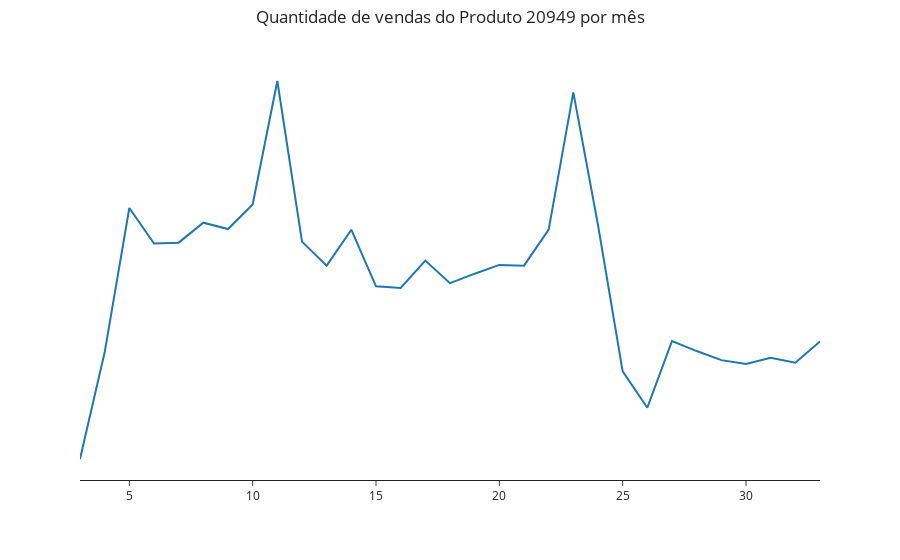

Notebook cell for this chart:
### Code cell
figura = pd.DataFrame(Item_20949.groupby('date_block_num')['item_cnt_day'].sum()).reset_index()
plot_line(figura,'date_block_num','item_cnt_day', 'Quantidade de vendas do Produto 20949 por mês')

### Figure 1 — Plotly figure (JSON) as saved in the notebook; plotly's stock layout.template omitted (floating-point values rounded to 4 significant figures)
{"data": [{"hovertemplate": "date_block_num=%{x}<br>item_cnt_day=%{y}<extra></extra>", "legendgroup": "", "line": {"color": "#1F77B4", "dash": "solid"}, "marker": {"symbol": "circle"}, "mode": "lines", "name": "", "orientation": "v", "showlegend": false, "type": "scatter", "x": [3, 4, 5, 6, 7, 8, 9, 10, 11, 12, 13, 14, 15, 16, 17, 18, 19, 20, 21, 22, 23, 24, 25, 26, 27, 28, 29, 30, 31, 32, 33], "xaxis": "x", "y": [255, 3727, 8424, 7269, 7296, 7945, 7738, 8537, 12557, 7329, 6547, 7717, 5875, 5822, 6712, 5976, 6286, 6571, 6547, 7721, 12185, 7869, 3109, 1924, 4097, 3768, 3473, 3347, 3551, 3390, 4078], "yaxis": "y"}], "layout": {"legend": {"tracegroupgap": 0}, "margin": {"t": 60}, "title": {"text": "Quantidade de vendas do Produto 20949 por mês", "x": 0.5, "y": 0.98}, "xaxis": {"anchor": "y", "domain": [0, 1], "title": {"text": ""}, "zeroline": true, "zerolinewidth": 2}, "yaxis": {"anchor": "x", "domain": [0, 1], "showline": false, "showticklabels": false, "showticksuffix": "none", "ticks": "", "title": {"text": ""}}}}
